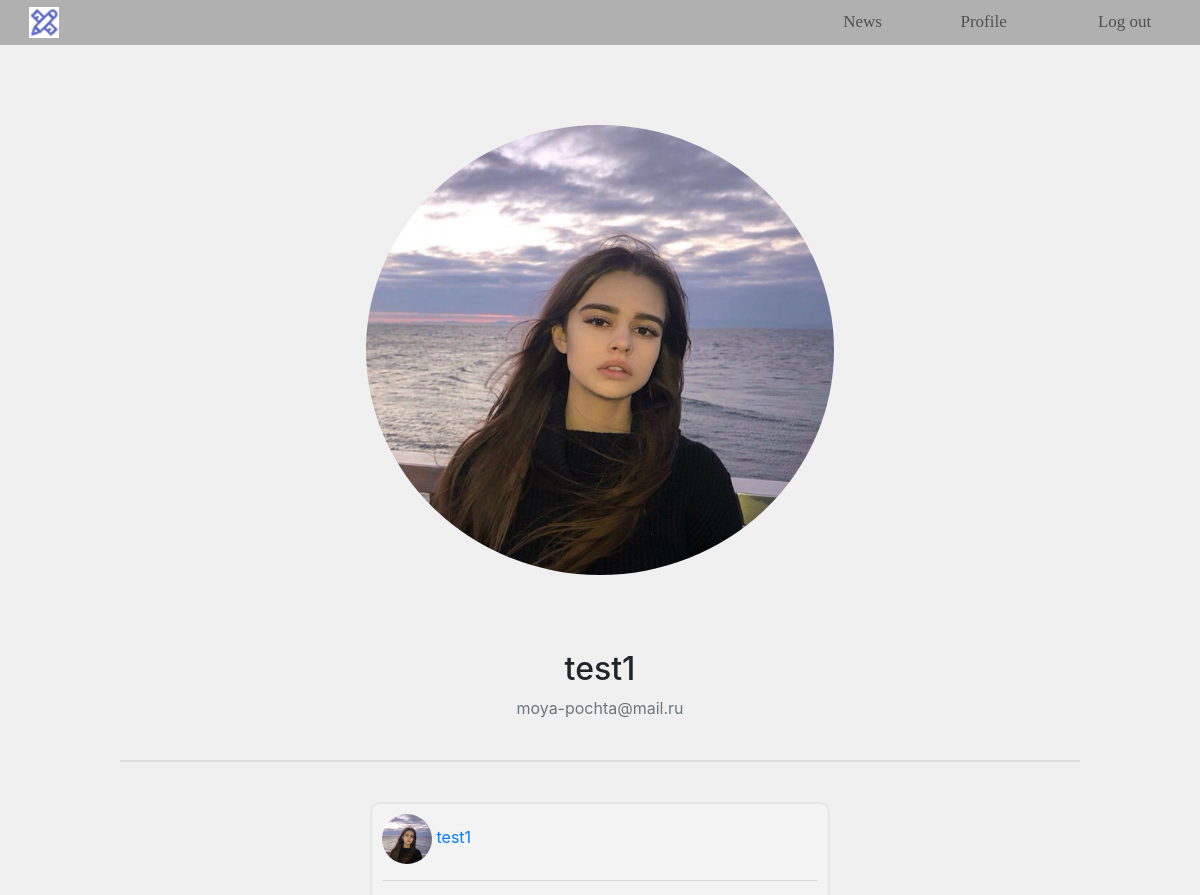
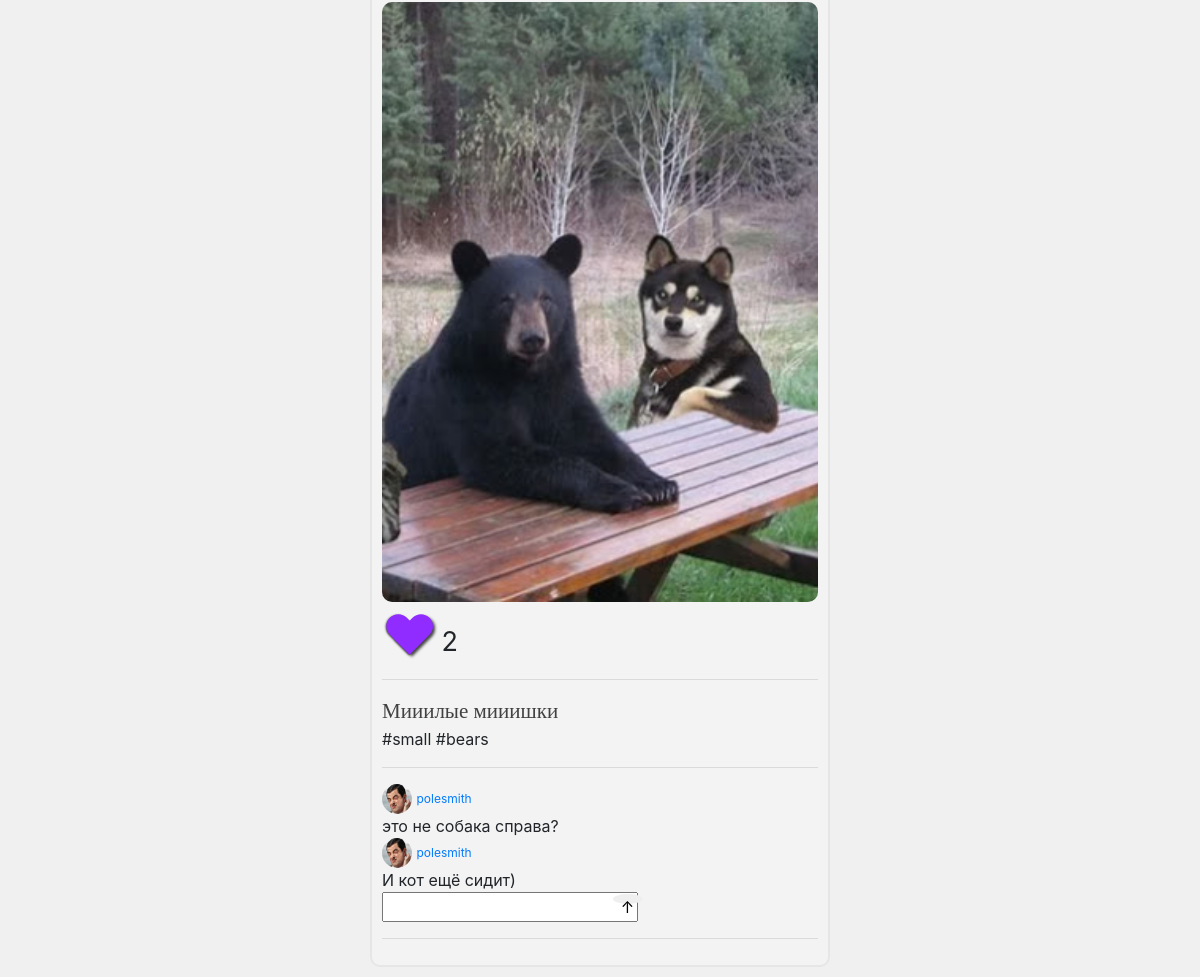
Screenshot of /profile/test1 (signed in) with the database file from the repository (2 pictures, top to bottom).
### users/models.py (models this page shows, shortened)
class Profile(models.Model):
    user = models.OneToOneField(User, on_delete=models.CASCADE)
    main_image = models.ImageField(default='default.jpg', upload_to='profile_main_image/')
    description = models.CharField(default='', max_length=200)
    website = models.CharField(default='', max_length=100)
    name = models.CharField(default='', max_length= 100)
    surname = models.CharField(default='', max_length=100)
    age = models.IntegerField(default=0)
    like = models.TextField(default='[]')

class Post(models.Model):
    profile = models.ForeignKey(Profile, on_delete=models.CASCADE)
    liked_by = models.TextField(default='[]')
    image = models.ImageField(upload_to='media/profile_images')
    description = models.CharField(default='', max_length=100)
    tags = TaggableManager()
    pub_date = models.DateTimeField('Publication date')

class Comment(models.Model):
    post = models.ForeignKey(Post, on_delete=models.CASCADE)
    author = models.ForeignKey(User, on_delete=models.CASCADE)
    text = models.CharField(max_length=50)

### users/views.py (the view)
# urls.py: path('<str:username>', views.other_profile, name='other_profile'),
@login_required
def other_profile(request, username):
    if request.user.username == username:
        return redirect('profile')
    else:
        user = User.objects.get(username=username)
        posts = Post.objects.filter(profile=user.profile)
        comments = Comment.objects.all()
        return render(request, 'users/other_profile.html', {'profile': request.user.profile,
                                                            'other_profile': user.profile,
                                                            'posts': posts,
                                                            'comments': comments})

### users/templatetags/count_like.py (called while the page is built)
@register.filter
def count(value):
    return len(eval(value))

### users/templates/users/other_profile.html (shortened to what this page needs)
{% extends "inst/base.html" %}
{% load crispy_forms_tags %}
{% block content %}
{% load static %}
{% load count_like %}
<link rel="stylesheet" type="text/css" href="{% static 'users/profile_style.css' %}">
<div class="profile-head" align="center">
    <div class="head-block" align="center">
        <div class="container">
            <img src="{{ other_profile.main_image.url}}" accept="image/*" class="image">
        </div>
    </div>
</div>
    <div class="media-body" align="left">
        <h2 class="account-heading" align="center">{{other_profile.user.username}}</h2>
        <p class="text-secondary" align="center">{{other_profile.user.email}}<br>
        </p>
    </div>
</div>
<div align="center"><div class="separate-line" style="opacity:0.3;"></div></div>
<div class="posts">
    {% for post in posts %}
    <div class="post">
        <div class="post-head">
            <img src="{{other_profile.main_image.url }}" class="small-avatar">
            <a href="{% url 'other_profile' other_profile.user.username %}">{{ other_profile.user.username }}</a>
        </div>
        <hr>
        <div class="cropped">
        <img src="{{ post.image.url }}" class="post-image"></div>
        <div class="like-container">
                <button
                        {% if profile.user.username in post.liked_by %}
                        class="like like-button"
                        {% else %}
                        class="unlike like-button"
                        {% endif %}
                        onclick="like({{post.id}});" id="lk{{post.id}}" type="button">{% csrf_token %}
                </button>
        </div>
         <span class="likes_count" id="count{{post.id}}"> {{ post.liked_by|count }}</span>
        <hr>
        <span class="description-text">{{post.description}}</span><br>
        {% for tag in post.tags.names %}
            #{{tag}}
        {% endfor %}
        <hr>
<div id="comments{{post.id}}" class="comments">
    {% for com in comments %}
    {% if com.post_id == post.id %}
        <div class="comment">
            <div class="comment-author"><img src="{{com.author.profile.main_image.url }}" class="very-small-avatar">
            <a href="{% url 'other_profile' com.author.username %}" class="comment-username">{{ com.author.username }}</a>
            </div>
            <div class="comment-text">{{com.text}}</div>
        </div>
    {% endif %}
    {% endfor %}
</div>
    <form method="POST">
        <input type="text" id="text{{post.id}}" name="text">
        <button value="{{post.id}}" name="id" id="id" type="button" onclick="comment({{post.id}});" class="comment-button">↑</button>
    </form>
    <hr>
    </div>
{% endfor %}
</div>
{% endblock content %}

### inst/static/inst/base-style.css (style rules this page uses)
body { background: #E8E8E8; }
a { text-decoration:none; }

### users/static/users/profile_style.css (style rules this page uses)
body { background: #F0F0F0; }
.container { position: relative; align: center; border-radius: 100%; height: 500px; }
.image { width: 90%; height: 90%; border-radius: 100%; }
.head-block { width: 550px; }
.profile-head { padding: 25px; }
.like-button { border: none; outline: none; }
.like { position: relative; left: 10px; width: 60%; height: 100%; background: #902CFF; box-shadow: -1px 0px 2px #444; -webkit-border-radius: 50px 50px 0 0; -moz-border-radius: 50px 50px 0 0; border-radius: 50px 50px 0 0; -webkit-transform: rotate(315deg); -moz-transform: rotate(315deg); -ms-transform: rotate(315deg); -o-transform: rotate(315deg); transform: rotate(315deg); }
.like:before { position: absolute; width: 40px; height: 60%; left: 0; bottom: 0; content: ""; background: #902CFF; box-shadow: 0px 3px 3px #444444; -webkit-border-radius: 50px 50px 0 0; -moz-border-radius: 50px 50px 0 0; border-radius: 0 50px 50px 0; }
.like-container { display: inline-block; margin-top: 10px; width: 40px; height: 40px; }
.likes_count { font-size: 27px; line-height: 150%; margin-left: 15px; margin-top: 20px; }
.description-text { font-family: Vera; font-style: normal; font-weight: normal; font-size: 21px; color: #414141; }
.like-button, .like-button:active, .like-button:focus { outline: none; }
.separate-line { width: 80%; height: 2px; background: #B0B0B0; margin: 40px; }
.posts { margin: 0 30%; width: 40%; }
.post-image { object-fit: cover; width: 100%; height: 600px; border-radius: 10px; }
.post { padding: 10px; margin: 10px; border: 2px solid #E6E6E6; border-radius: 10px; background: #F3F3F3; }
.small-avatar { width: 50px; height: 50px; border-radius: 100%; }
.comment-button { width:30px; height:10px; position:relative; left:-30px; border-radius: 50%; border: none; }
.comment-username { font-size:12px; }
.very-small-avatar { width: 30px; height: 30px; border-radius: 100%; }

### rows the page displays
Profile: main_image (picture), user.username "test1", user.email "moya-pochta@mail.ru"
Post: main_image (picture), image (picture), liked_by|count "2", description "Мииилые мииишки"
Tag: tag "small"
Tag: tag "bears"
Comment: author.profile.main_image (picture), author.username "polesmith", text "это не собака справа?"
Comment: author.profile.main_image (picture), author.username "polesmith", text "И кот ещё сидит)"
